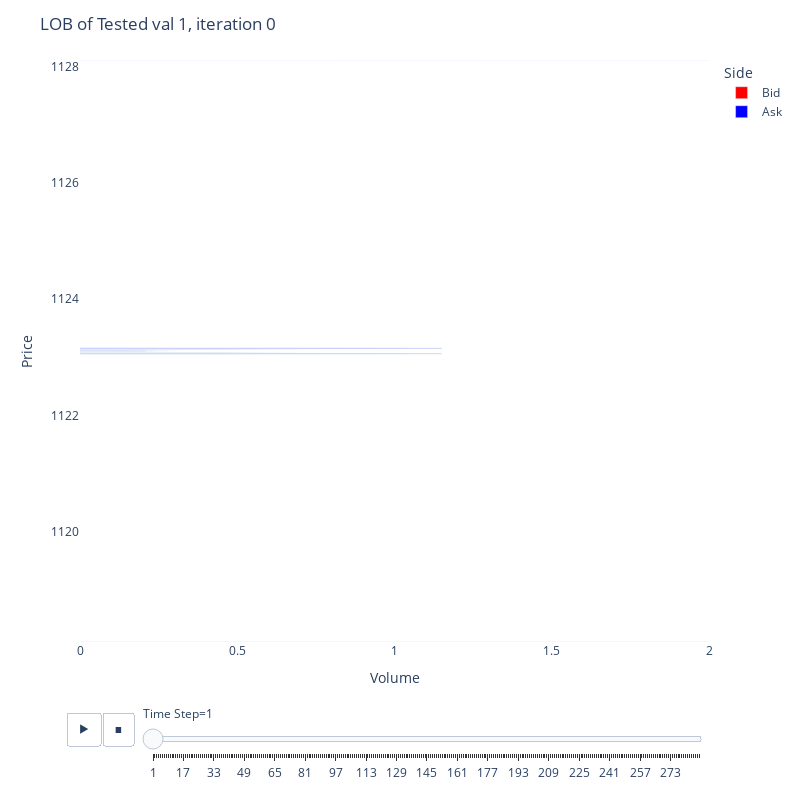

Notebook code for this chart:
### Code cell
file_path = FILE_PATTERN_LOB.format(
    param_name=setting['parameter_tested'], param_value=param_value.value,
)
data = pd.read_csv(file_path)
data = data[data['Iteration'] == Iteration.value]

new_data_list = []

for i in range(data.shape[0]):
    res_bid = data['Order Book Bid Side'].iloc[i]
    res_ask = data['Order Book Ask Side'].iloc[i]
    time_step = data['Time Step'].iloc[i]
    res_bid = res_bid[1:-1]
    res_bid = res_bid.split(', ')
    res_ask = res_ask[1:-1]
    res_ask = res_ask.split(', ')
    for _ in range(len(res_bid)):
        tmp = res_bid[_].split(': ')
        if len(tmp) == 2:
            result = {}
            result['Time Step'] = time_step
            result['Price'] = float(tmp[0])
            result['Volume'] = float(tmp[1])
            result['Side'] = 'Bid'
            new_data_list.append(result)

    for _ in range(len(res_ask)):
        tmp = res_ask[_].split(': ')
        if len(tmp) == 2:
            result = {}
            result['Time Step'] = time_step
            result['Price'] = float(tmp[0])
            result['Volume'] = float(tmp[1])
            result['Side'] = 'Ask'
            new_data_list.append(result)

df = pd.DataFrame(new_data_list)

fig = px.bar(df,
             y="Price",
             x="Volume",
             animation_frame="Time Step",
             orientation='h',
             color="Side",   
             color_discrete_map={
                'Bid': 'red',
                'Ask': 'blue'
            },
            range_x=[0, 2]
    )
# improve aesthetics (size, grids etc.)
fig.update_layout(width=800,
                  height=800,
                  xaxis_showgrid=True,
                  yaxis_showgrid=True,
                  plot_bgcolor='rgba(0,0,0,0)',
                  title_text=f'LOB of Tested val {param_value.value}, iteration {Iteration.value}',
                  showlegend=True,
    )
    
fig.update_traces(width=0.001)
fig.update_xaxes(title_text='Volume')
fig.update_yaxes(title_text='Price')
fig.show()
